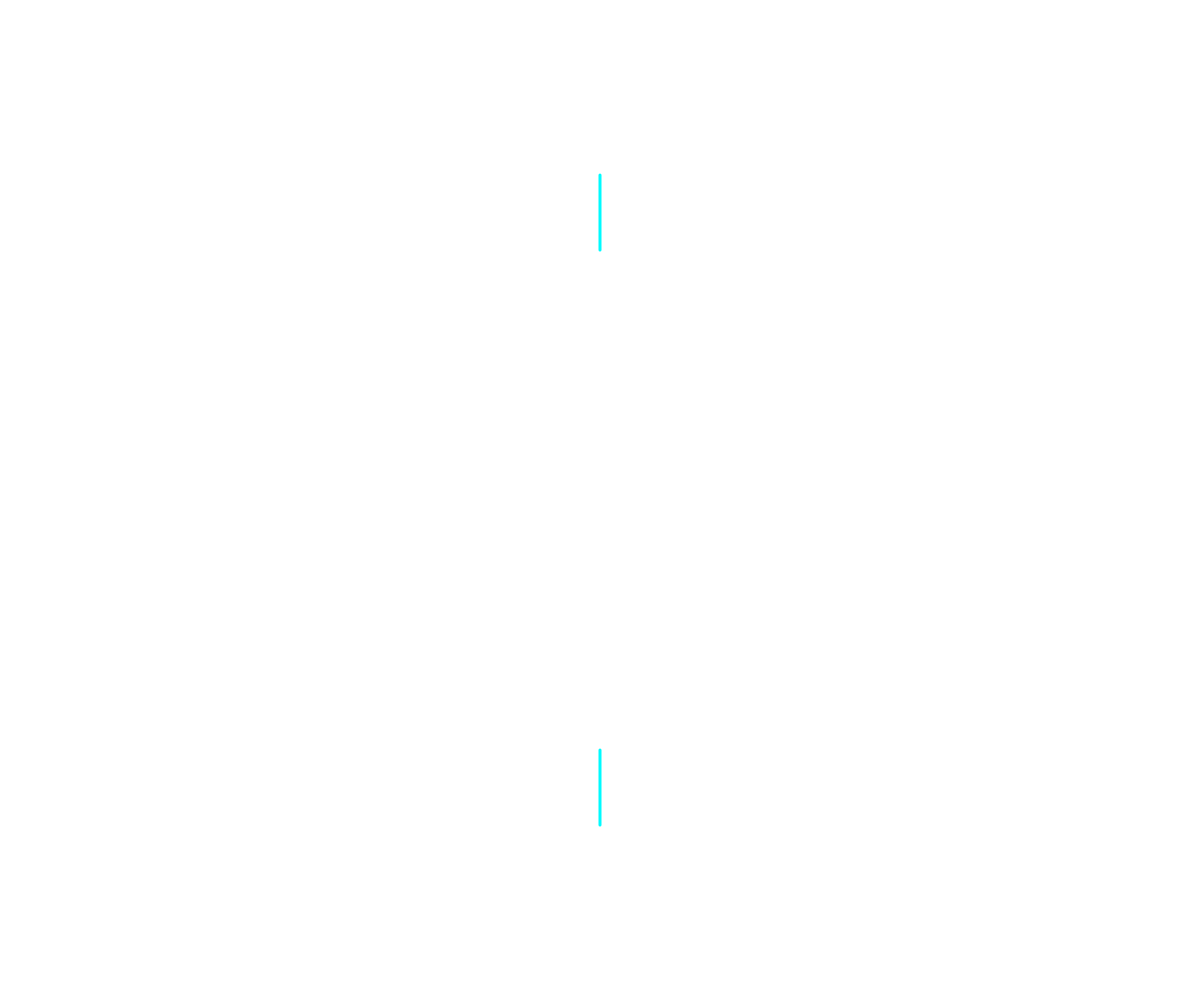
Frame 1 (no input)
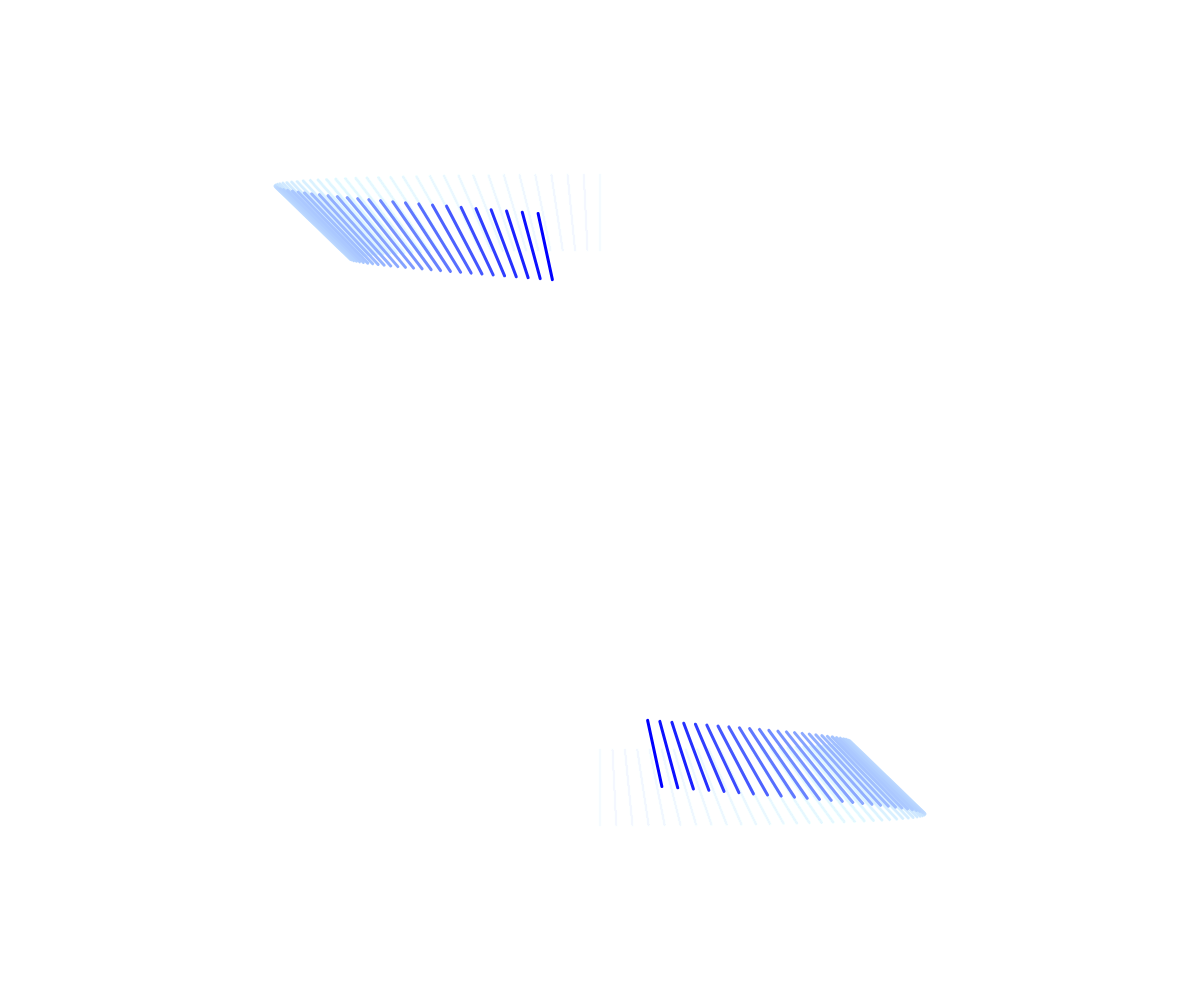
Frame 60 (no input)
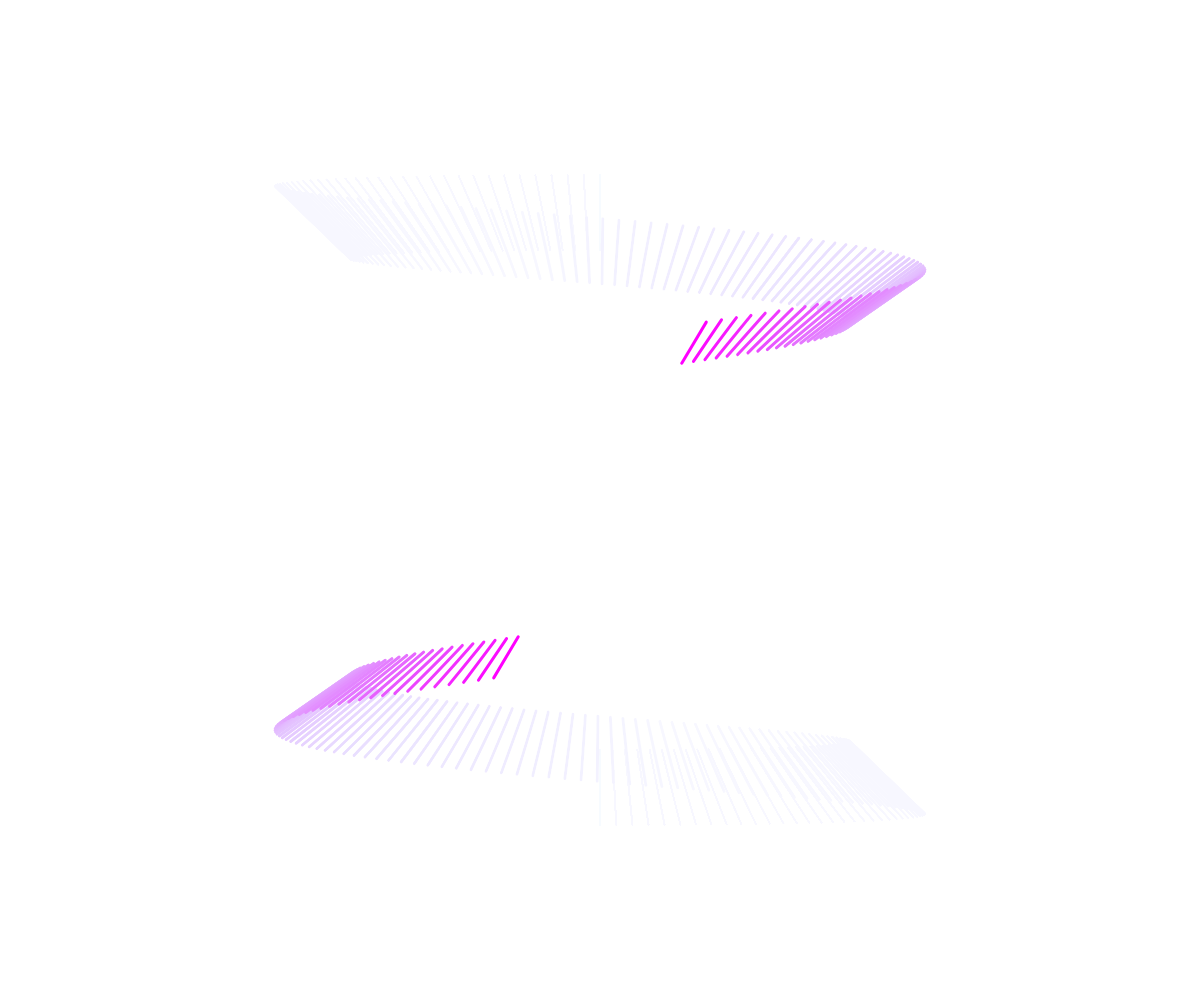
Frame 120 (the mouse pressed at the canvas centre since frame 60)

The p5.js sketch that drew these frames (run headless with seeded random() and noise() and a simulated clock; from frame 60 on, the mouse is pressed at the canvas centre):

// p5.js sketch
// ── sketch.js
let t = 0;

function setup() {
  createCanvas(windowWidth, windowHeight);
  strokeWeight(3);

  colorMode(HSB, 360, 100, 100, 100);
}

function draw() {
  background(0, 0, 180, 5);
  translate(width / 2, height / 2);


  let amplitude = min(windowWidth, windowHeight) / 4;

  let x1 = sin(t / 2) * amplitude;
  let y1 = cos(t / 12) * amplitude;

  let x2 = sin(t /2) * amplitude * 1.3;
  let y2 = cos(t / 12) * amplitude * 1.3;
  
  // let x3 = sin(t / 2) * -amplitude;
  // let y3 = cos(t / 12) * amplitude;

  // let x4 = sin(t /2) * -amplitude * 1.5;
  // let y4 = cos(t / 12) * amplitude * 1.5;



  // 对称的图形（-t反向运动）
  let x5 = sin(-t / 2) * amplitude;
  let y5 = cos(-t / 12) * -amplitude;
  let x6 = sin(-t / 2) * amplitude * 1.3;
  let y6 = cos(-t / 12) * -amplitude * 1.3;
  // let x7 = sin(-t / 2) * -amplitude;
  // let y7 = cos(-t / 12) * -amplitude;
  // let x8 = sin(-t / 2) * -amplitude * 1.5;
  // let y8 = cos(-t / 12) * -amplitude * 1.5;

  let hue = map(frameCount % 180, 0, 180, 180, 360);
  // let hue = frameCount % 360;
  stroke(hue, 100, 100);

  line(x1, y1, x2, y2);
  // line(x3, y3, x4, y4);


   line(x5, y5, x6, y6);
  //  line(x7, y7, x8, y8);
  fill(hue,100,100);  

  t += 0.1;
}

function windowResized() {
  resizeCanvas(windowWidth, windowHeight);
  background(0);
}
